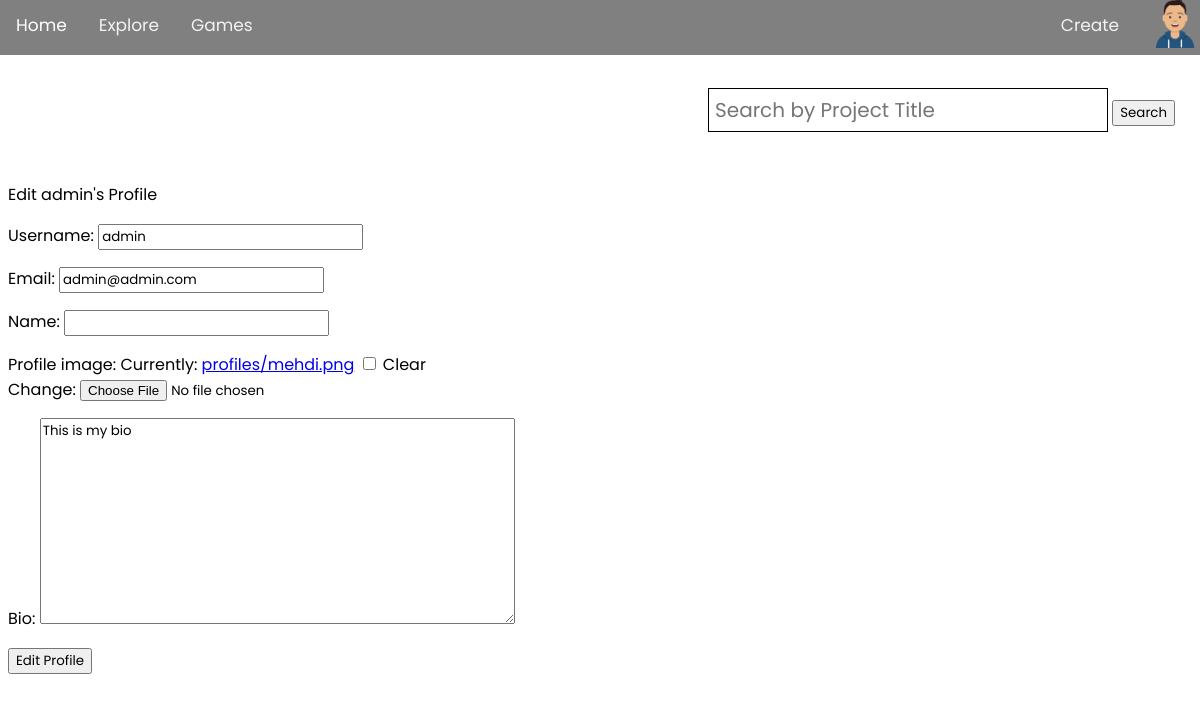
Page /edit-profile/ (signed in) on the committed database.
### users/models.py (models this page shows, shortened)
class Profile(models.Model):
    user = models.OneToOneField(User , on_delete=models.CASCADE)
    username = models.CharField(max_length = 25 , unique=True)
    email = models.EmailField(blank=True , null=True)
    name = models.CharField(max_length=30 , blank=True , null=True)
    profile_image = models.ImageField(blank=True , null=True, upload_to='profiles/', default='images/profiles/user-default.png')
    bio = models.TextField(blank=True , null=True)
    created = models.DateTimeField(auto_now_add = True)
    id = models.UUIDField(default=uuid.uuid4 , unique=True ,
                        primary_key=True , editable=False)

### users/views.py (the view)
# urls.py: path('edit-profile/', views.editProfile , name='edit-profile'),
@login_required(login_url='login')
def editProfile(request):
    profile = request.user.profile
    form = ProfileForm(instance=profile)
    if request.method == 'POST':
        form = ProfileForm(request.POST , request.FILES , instance=profile)
        if form.is_valid():
            form.save()
            return redirect('index')
    context = {
        'form':form
    }
    return render(request , 'users/editProfile.html',context)

### users/forms.py
class ProfileForm(ModelForm):
    class Meta:
        model = Profile
        fields = ['username' , 'email','name','profile_image','bio']

### users/templates/users/editProfile.html (shortened to what this page needs)
{% extends 'main.html' %}
{% block content %}
Edit {{ user.username }}'s Profile
<form method="POST" action="" enctype="multipart/form-data">
    {{form.as_p}}
    <input type="submit" value="Edit Profile" />
</form>
{% endblock content %}

### templates/navbar.html (shortened to what this page needs)
{% load static %}
<header class="wrapper">
    <div class="topnav">
        <a class="active" href="/">Home</a>
        <a href="">Explore</a>
        <a href="">Games</a><div class="hero-section__search">
        <div class="login">
            {% if user.is_authenticated %}
                <a class="create" href="create/">Create</a>
                {% if user.profile.id %}
                    <span onclick="openNav()">
                        {% if user.profile.profile_image %}
                        <img src="{{ user.profile.profile_image.url }}" width="50" height="50">
                        {% else %}
                        <img src="{% static 'GProfile/images/pfp.jpg' %}" class="rounded-circle" width="50" height="50">
                        {% endif %}
                    </span>
                {% endif %}
            {% else %}
                <a class="nav-link" href="{% url 'register' %}">Register</a>
                <a class="nav-link" href="{% url 'login' %}">Login</a>
            {% endif %}
</div>
</header>

### static/styles/navbar.css (style rules this page uses)
.topnav { background-color: gray; overflow: hidden; margin-top: -10px; margin-left: -8px; margin-right: -8px; }
.topnav a { float: left; color: #f2f2f2; text-align: center; padding: 14px 16px; text-decoration: none; font-size: 17px; }
.login { float: right; }
.login .create { margin-right: 15px; }
.topnav a.active { color: white; }
* { font-family: 'Poppins', sans-serif; }

### rows in the picture
Profile: username "admin", email "admin@admin.com", bio "This is my bio"

### other values in the picture
{{ user.username }} "admin"
